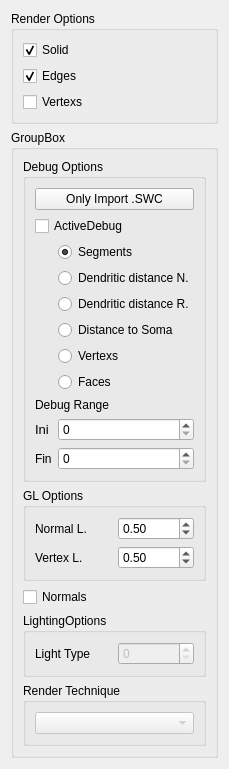
     <widget class="QWidget" name="tab_RenderCtrl">
      <attribute name="title">
       <string>Render options.</string>
      </attribute>
      <layout class="QVBoxLayout" name="verticalLayout_15">
       <item>
        <widget class="QGroupBox" name="groupBox_RenderOptions">
         <property name="title">
          <string>Render Options</string>
         </property>
         <layout class="QFormLayout" name="formLayout_2">
          <item row="0" column="0">
           <widget class="QCheckBox" name="checkBox_RenderSolid">
            <property name="text">
             <string>Solid</string>
            </property>
            <property name="checked">
             <bool>true</bool>
            </property>
           </widget>
          </item>
          <item row="1" column="0">
           <widget class="QCheckBox" name="checkBox_RenderEdges">
            <property name="text">
             <string>Edges</string>
            </property>
            <property name="checked">
             <bool>true</bool>
            </property>
           </widget>
          </item>
          <item row="2" column="0">
           <widget class="QCheckBox" name="checkBox_RenderVertexs">
            <property name="text">
             <string>Vertexs</string>
            </property>
            <property name="checked">
             <bool>false</bool>
            </property>
           </widget>
          </item>
         </layout>
        </widget>
       </item>
       <item>
        <widget class="QGroupBox" name="groupBox_RenderCtrlHide">
         <property name="minimumSize">
          <size>
           <width>0</width>
           <height>125</height>
          </size>
         </property>
         <property name="title">
          <string>GroupBox</string>
         </property>
         <layout class="QVBoxLayout" name="verticalLayout_14">
          <item>
           <widget class="QGroupBox" name="groupBox_DebugOptions">
            <property name="title">
             <string>Debug Options</string>
            </property>
            <layout class="QFormLayout" name="formLayout_4">
             <item row="0" column="0" colspan="2">
              <widget class="QPushButton" name="pushButton_OnlyImportSWC">
               <property name="text">
                <string>Only Import .SWC</string>
               </property>
              </widget>
             </item>
             <item row="2" column="0" colspan="2">
              <widget class="QCheckBox" name="checkBox_ActiveDebug">
               <property name="text">
                <string>ActiveDebug</string>
               </property>
              </widget>
             </item>
             <item row="4" column="1">
              <widget class="QRadioButton" name="radioButton_DebugSegments">
               <property name="text">
                <string>Segments</string>
               </property>
               <property name="checked">
                <bool>true</bool>
               </property>
              </widget>
             </item>
             <item row="6" column="1">
              <widget class="QRadioButton" name="radioButton_DebugDendriticDistanceNorm">
               <property name="text">
                <string>Dendritic distance N.</string>
               </property>
              </widget>
             </item>
             <item row="8" column="1">
              <widget class="QRadioButton" name="radioButton_DebugDendriticDistanceReal">
               <property name="text">
                <string>Dendritic distance R.</string>
               </property>
              </widget>
             </item>
             <item row="10" column="1">
              <widget class="QRadioButton" name="radioButton_DendriticDistanceSoma">
               <property name="text">
                <string>Distance to Soma</string>
               </property>
              </widget>
             </item>
             <item row="12" column="1">
              <widget class="QRadioButton" name="radioButton_DebugVertex">
               <property name="text">
                <string>Vertexs</string>
               </property>
              </widget>
             </item>
             <item row="14" column="1">
              <widget class="QRadioButton" name="radioButton_DebugFaces">
               <property name="text">
                <string>Faces</string>
               </property>
              </widget>
             </item>
             <item row="16" column="0" colspan="2">
              <widget class="QLabel" name="label_DebugRange">
               <property name="text">
                <string>Debug Range</string>
               </property>
              </widget>
             </item>
             <item row="18" column="0">
              <widget class="QLabel" name="label_DegugRangeIni">
               <property name="font">
                <font>
                 <pointsize>10</pointsize>
                </font>
               </property>
               <property name="text">
                <string>Ini</string>
               </property>
              </widget>
             </item>
             <item row="18" column="1">
              <widget class="QSpinBox" name="spinBox_DebugRangeIni">
               <property name="maximum">
                <number>128000000</number>
               </property>
              </widget>
             </item>
             <item row="20" column="1">
              <widget class="QSpinBox" name="spinBox_DebugRangeFin">
               <property name="maximum">
                <number>128000000</number>
               </property>
              </widget>
             </item>
             <item row="20" column="0">
              <widget class="QLabel" name="label_DegugRangeFin">
               <property name="text">
                <string>Fin</string>
               </property>
              </widget>
             </item>
            </layout>
           </widget>
          </item>
          <item>
           <widget class="QGroupBox" name="groupBox_GLRenderOptions">
            <property name="title">
             <string>GL Options</string>
            </property>
            <layout class="QGridLayout" name="gridLayout_11">
             <item row="0" column="0">
              <widget class="QLabel" name="label_NormalLong">
               <property name="text">
                <string>Normal L.</string>
               </property>
              </widget>
             </item>
             <item row="1" column="0">
              <widget class="QLabel" name="label_VertexLong">
               <property name="text">
                <string>Vertex L.</string>
               </property>
              </widget>
             </item>
             <item row="0" column="1">
              <widget class="QDoubleSpinBox" name="doubleSpinBox_NormalLong">
               <property name="value">
                <double>0.500000000000000</double>
               </property>
              </widget>
             </item>
             <item row="1" column="1">
              <widget class="QDoubleSpinBox" name="doubleSpinBox_VertexLong">
               <property name="value">
                <double>0.500000000000000</double>
               </property>
              </widget>
             </item>
            </layout>
           </widget>
          </item>
          <item>
           <widget class="QCheckBox" name="checkBox_RenderNormals">
            <property name="text">
             <string>Normals</string>
            </property>
            <property name="checked">
             <bool>false</bool>
            </property>
           </widget>
          </item>
          <item>
           <widget class="QGroupBox" name="groupBox_LightingOptions">
            <property name="title">
             <string>LightingOptions</string>
            </property>
            <layout class="QGridLayout" name="gridLayout_10">
             <item row="0" column="0">
              <widget class="QLabel" name="label_LightType">
               <property name="text">
                <string>Light Type</string>
               </property>
              </widget>
             </item>
             <item row="0" column="1">
              <widget class="QSpinBox" name="spinBox_LightType">
               <property name="enabled">
                <bool>false</bool>
               </property>
               <property name="maximum">
                <number>8</number>
               </property>
              </widget>
             </item>
            </layout>
           </widget>
          </item>
          <item>
           <widget class="QGroupBox" name="groupBox_RenderTechnique">
            <property name="title">
             <string>Render Technique</string>
            </property>
            <layout class="QVBoxLayout" name="verticalLayout_4">
             <item>
              <widget class="QComboBox" name="comboBox_renderTechnique">
               <property name="enabled">
                <bool>false</bool>
               </property>
              </widget>
             </item>
            </layout>
           </widget>
          </item>
         </layout>
        </widget>
       </item>
      </layout>
     </widget>
